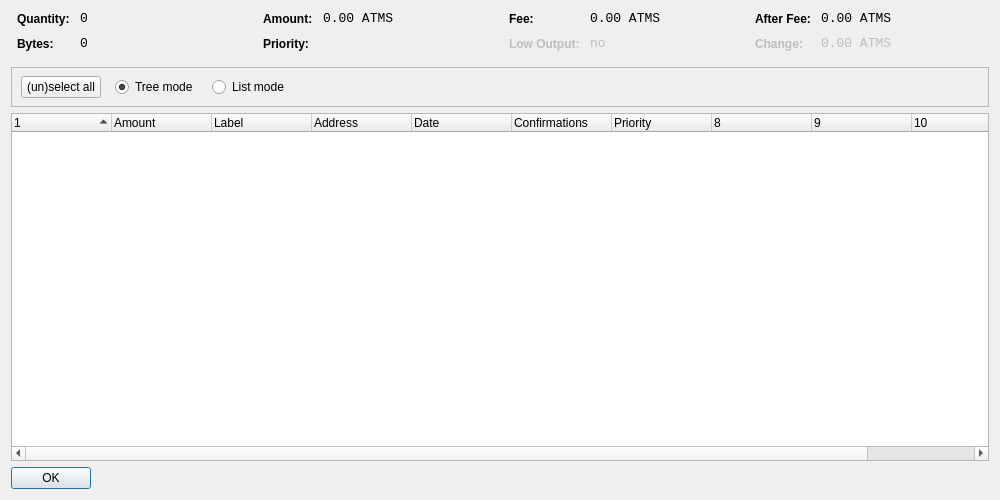
<?xml version="1.0" encoding="UTF-8"?>
<ui version="4.0">
 <class>CoinControlDialog</class>
 <widget class="QDialog" name="CoinControlDialog">
  <property name="geometry">
   <rect>
    <x>0</x>
    <y>0</y>
    <width>1000</width>
    <height>500</height>
   </rect>
  </property>
  <property name="windowTitle">
   <string>Coin Control</string>
  </property>
  <layout class="QVBoxLayout" name="verticalLayout">
   <item>
    <layout class="QHBoxLayout" name="horizontalLayoutTop" stretch="0,0,0,0">
     <property name="topMargin">
      <number>0</number>
     </property>
     <property name="bottomMargin">
      <number>10</number>
     </property>
     <item>
      <layout class="QFormLayout" name="formLayoutCoinControl1">
       <property name="horizontalSpacing">
        <number>10</number>
       </property>
       <property name="verticalSpacing">
        <number>10</number>
       </property>
       <property name="leftMargin">
        <number>6</number>
       </property>
       <property name="rightMargin">
        <number>6</number>
       </property>
       <item row="0" column="0">
        <widget class="QLabel" name="labelCoinControlQuantityText">
         <property name="styleSheet">
          <string notr="true">font-weight:bold;</string>
         </property>
         <property name="text">
          <string>Quantity:</string>
         </property>
        </widget>
       </item>
       <item row="0" column="1">
        <widget class="QLabel" name="labelCoinControlQuantity">
         <property name="font">
          <font>
           <family>Monospace</family>
           <pointsize>10</pointsize>
          </font>
         </property>
         <property name="cursor">
          <cursorShape>IBeamCursor</cursorShape>
         </property>
         <property name="contextMenuPolicy">
          <enum>Qt::ActionsContextMenu</enum>
         </property>
         <property name="text">
          <string notr="true">0</string>
         </property>
         <property name="textInteractionFlags">
          <set>Qt::LinksAccessibleByMouse|Qt::TextSelectableByKeyboard|Qt::TextSelectableByMouse</set>
         </property>
        </widget>
       </item>
       <item row="1" column="0">
        <widget class="QLabel" name="labelCoinControlBytesText">
         <property name="styleSheet">
          <string notr="true">font-weight:bold;</string>
         </property>
         <property name="text">
          <string>Bytes:</string>
         </property>
        </widget>
       </item>
       <item row="1" column="1">
        <widget class="QLabel" name="labelCoinControlBytes">
         <property name="font">
          <font>
           <family>Monospace</family>
           <pointsize>10</pointsize>
          </font>
         </property>
         <property name="cursor">
          <cursorShape>IBeamCursor</cursorShape>
         </property>
         <property name="contextMenuPolicy">
          <enum>Qt::ActionsContextMenu</enum>
         </property>
         <property name="text">
          <string notr="true">0</string>
         </property>
         <property name="textInteractionFlags">
          <set>Qt::LinksAccessibleByMouse|Qt::TextSelectableByKeyboard|Qt::TextSelectableByMouse</set>
         </property>
        </widget>
       </item>
      </layout>
     </item>
     <item>
      <layout class="QFormLayout" name="formLayoutCoinControl2">
       <property name="horizontalSpacing">
        <number>10</number>
       </property>
       <property name="verticalSpacing">
        <number>10</number>
       </property>
       <property name="leftMargin">
        <number>6</number>
       </property>
       <property name="rightMargin">
        <number>6</number>
       </property>
       <item row="0" column="0">
        <widget class="QLabel" name="labelCoinControlAmountText">
         <property name="styleSheet">
          <string notr="true">font-weight:bold;</string>
         </property>
         <property name="text">
          <string>Amount:</string>
         </property>
        </widget>
       </item>
       <item row="0" column="1">
        <widget class="QLabel" name="labelCoinControlAmount">
         <property name="font">
          <font>
           <family>Monospace</family>
           <pointsize>10</pointsize>
          </font>
         </property>
         <property name="cursor">
          <cursorShape>IBeamCursor</cursorShape>
         </property>
         <property name="contextMenuPolicy">
          <enum>Qt::ActionsContextMenu</enum>
         </property>
         <property name="text">
          <string notr="true">0.00 ATMS</string>
         </property>
         <property name="textInteractionFlags">
          <set>Qt::LinksAccessibleByMouse|Qt::TextSelectableByKeyboard|Qt::TextSelectableByMouse</set>
         </property>
        </widget>
       </item>
       <item row="1" column="0">
        <widget class="QLabel" name="labelCoinControlPriorityText">
         <property name="styleSheet">
          <string notr="true">font-weight:bold;</string>
         </property>
         <property name="text">
          <string>Priority:</string>
         </property>
        </widget>
       </item>
       <item row="1" column="1">
        <widget class="QLabel" name="labelCoinControlPriority">
         <property name="font">
          <font>
           <family>Monospace</family>
           <pointsize>10</pointsize>
          </font>
         </property>
         <property name="cursor">
          <cursorShape>IBeamCursor</cursorShape>
         </property>
         <property name="contextMenuPolicy">
          <enum>Qt::ActionsContextMenu</enum>
         </property>
         <property name="text">
          <string/>
         </property>
         <property name="textInteractionFlags">
          <set>Qt::LinksAccessibleByMouse|Qt::TextSelectableByKeyboard|Qt::TextSelectableByMouse</set>
         </property>
        </widget>
       </item>
      </layout>
     </item>
     <item>
      <layout class="QFormLayout" name="formLayoutCoinControl3">
       <property name="horizontalSpacing">
        <number>10</number>
       </property>
       <property name="verticalSpacing">
        <number>10</number>
       </property>
       <property name="leftMargin">
        <number>6</number>
       </property>
       <property name="rightMargin">
        <number>6</number>
       </property>
       <item row="0" column="0">
        <widget class="QLabel" name="labelCoinControlFeeText">
         <property name="styleSheet">
          <string notr="true">font-weight:bold;</string>
         </property>
         <property name="text">
          <string>Fee:</string>
         </property>
        </widget>
       </item>
       <item row="0" column="1">
        <widget class="QLabel" name="labelCoinControlFee">
         <property name="font">
          <font>
           <family>Monospace</family>
           <pointsize>10</pointsize>
          </font>
         </property>
         <property name="cursor">
          <cursorShape>IBeamCursor</cursorShape>
         </property>
         <property name="contextMenuPolicy">
          <enum>Qt::ActionsContextMenu</enum>
         </property>
         <property name="text">
          <string notr="true">0.00 ATMS</string>
         </property>
         <property name="textInteractionFlags">
          <set>Qt::LinksAccessibleByMouse|Qt::TextSelectableByKeyboard|Qt::TextSelectableByMouse</set>
         </property>
        </widget>
       </item>
       <item row="1" column="0">
        <widget class="QLabel" name="labelCoinControlLowOutputText">
         <property name="enabled">
          <bool>false</bool>
         </property>
         <property name="styleSheet">
          <string notr="true">font-weight:bold;</string>
         </property>
         <property name="text">
          <string>Low Output:</string>
         </property>
        </widget>
       </item>
       <item row="1" column="1">
        <widget class="QLabel" name="labelCoinControlLowOutput">
         <property name="enabled">
          <bool>false</bool>
         </property>
         <property name="font">
          <font>
           <family>Monospace</family>
           <pointsize>10</pointsize>
          </font>
         </property>
         <property name="cursor">
          <cursorShape>IBeamCursor</cursorShape>
         </property>
         <property name="contextMenuPolicy">
          <enum>Qt::ActionsContextMenu</enum>
         </property>
         <property name="text">
          <string notr="true">no</string>
         </property>
         <property name="textInteractionFlags">
          <set>Qt::LinksAccessibleByMouse|Qt::TextSelectableByKeyboard|Qt::TextSelectableByMouse</set>
         </property>
        </widget>
       </item>
      </layout>
     </item>
     <item>
      <layout class="QFormLayout" name="formLayoutCoinControl4">
       <property name="horizontalSpacing">
        <number>10</number>
       </property>
       <property name="verticalSpacing">
        <number>10</number>
       </property>
       <property name="leftMargin">
        <number>6</number>
       </property>
       <property name="rightMargin">
        <number>6</number>
       </property>
       <item row="0" column="0">
        <widget class="QLabel" name="labelCoinControlAfterFeeText">
         <property name="styleSheet">
          <string notr="true">font-weight:bold;</string>
         </property>
         <property name="text">
          <string>After Fee:</string>
         </property>
        </widget>
       </item>
       <item row="0" column="1">
        <widget class="QLabel" name="labelCoinControlAfterFee">
         <property name="font">
          <font>
           <family>Monospace</family>
           <pointsize>10</pointsize>
          </font>
         </property>
         <property name="cursor">
          <cursorShape>IBeamCursor</cursorShape>
         </property>
         <property name="contextMenuPolicy">
          <enum>Qt::ActionsContextMenu</enum>
         </property>
         <property name="text">
          <string notr="true">0.00 ATMS</string>
         </property>
         <property name="textInteractionFlags">
          <set>Qt::LinksAccessibleByMouse|Qt::TextSelectableByKeyboard|Qt::TextSelectableByMouse</set>
         </property>
        </widget>
       </item>
       <item row="1" column="0">
        <widget class="QLabel" name="labelCoinControlChangeText">
         <property name="enabled">
          <bool>false</bool>
         </property>
         <property name="styleSheet">
          <string notr="true">font-weight:bold;</string>
         </property>
         <property name="text">
          <string>Change:</string>
         </property>
        </widget>
       </item>
       <item row="1" column="1">
        <widget class="QLabel" name="labelCoinControlChange">
         <property name="enabled">
          <bool>false</bool>
         </property>
         <property name="font">
          <font>
           <family>Monospace</family>
           <pointsize>10</pointsize>
          </font>
         </property>
         <property name="cursor">
          <cursorShape>IBeamCursor</cursorShape>
         </property>
         <property name="contextMenuPolicy">
          <enum>Qt::ActionsContextMenu</enum>
         </property>
         <property name="text">
          <string notr="true">0.00 ATMS</string>
         </property>
         <property name="textInteractionFlags">
          <set>Qt::LinksAccessibleByMouse|Qt::TextSelectableByKeyboard|Qt::TextSelectableByMouse</set>
         </property>
        </widget>
       </item>
      </layout>
     </item>
    </layout>
   </item>
   <item>
    <widget class="QFrame" name="frame">
     <property name="minimumSize">
      <size>
       <width>0</width>
       <height>40</height>
      </size>
     </property>
     <property name="frameShape">
      <enum>QFrame::StyledPanel</enum>
     </property>
     <property name="frameShadow">
      <enum>QFrame::Sunken</enum>
     </property>
     <widget class="QWidget" name="horizontalLayoutWidget">
      <property name="geometry">
       <rect>
        <x>10</x>
        <y>0</y>
        <width>781</width>
        <height>41</height>
       </rect>
      </property>
      <layout class="QHBoxLayout" name="horizontalLayoutPanel" stretch="0,0,0,0,0">
       <property name="spacing">
        <number>14</number>
       </property>
       <item>
        <widget class="QPushButton" name="pushButtonSelectAll">
         <property name="sizePolicy">
          <sizepolicy hsizetype="Maximum" vsizetype="Fixed">
           <horstretch>0</horstretch>
           <verstretch>0</verstretch>
          </sizepolicy>
         </property>
         <property name="text">
          <string>(un)select all</string>
         </property>
        </widget>
       </item>
       <item>
        <widget class="QRadioButton" name="radioTreeMode">
         <property name="sizePolicy">
          <sizepolicy hsizetype="Maximum" vsizetype="Fixed">
           <horstretch>0</horstretch>
           <verstretch>0</verstretch>
          </sizepolicy>
         </property>
         <property name="text">
          <string>Tree mode</string>
         </property>
         <property name="checked">
          <bool>true</bool>
         </property>
        </widget>
       </item>
       <item>
        <widget class="QRadioButton" name="radioListMode">
         <property name="sizePolicy">
          <sizepolicy hsizetype="Maximum" vsizetype="Fixed">
           <horstretch>0</horstretch>
           <verstretch>0</verstretch>
          </sizepolicy>
         </property>
         <property name="text">
          <string>List mode</string>
         </property>
        </widget>
       </item>
       <item>
        <spacer name="horizontalSpacer">
         <property name="orientation">
          <enum>Qt::Horizontal</enum>
         </property>
         <property name="sizeHint" stdset="0">
          <size>
           <width>40</width>
           <height>20</height>
          </size>
         </property>
        </spacer>
       </item>
      </layout>
     </widget>
    </widget>
   </item>
   <item>
    <widget class="CoinControlTreeWidget" name="treeWidget">
     <property name="contextMenuPolicy">
      <enum>Qt::CustomContextMenu</enum>
     </property>
     <property name="sortingEnabled">
      <bool>false</bool>
     </property>
     <property name="columnCount">
      <number>11</number>
     </property>
     <attribute name="headerShowSortIndicator" stdset="0">
      <bool>true</bool>
     </attribute>
     <attribute name="headerStretchLastSection">
      <bool>false</bool>
     </attribute>
     <column>
      <property name="text">
       <string/>
      </property>
     </column>
     <column>
      <property name="text">
       <string>Amount</string>
      </property>
     </column>
     <column>
      <property name="text">
       <string>Label</string>
      </property>
     </column>
     <column>
      <property name="text">
       <string>Address</string>
      </property>
     </column>
     <column>
      <property name="text">
       <string>Date</string>
      </property>
     </column>
     <column>
      <property name="text">
       <string>Confirmations</string>
      </property>
      <property name="toolTip">
       <string>Confirmed</string>
      </property>
     </column>
     <column>
      <property name="text">
       <string>Priority</string>
      </property>
     </column>
     <column>
      <property name="text">
       <string/>
      </property>
     </column>
     <column>
      <property name="text">
       <string/>
      </property>
     </column>
     <column>
      <property name="text">
       <string/>
      </property>
     </column>
     <column>
      <property name="text">
       <string/>
      </property>
     </column>
    </widget>
   </item>
   <item>
    <widget class="QDialogButtonBox" name="buttonBox">
     <property name="sizePolicy">
      <sizepolicy hsizetype="Maximum" vsizetype="Fixed">
       <horstretch>0</horstretch>
       <verstretch>0</verstretch>
      </sizepolicy>
     </property>
     <property name="orientation">
      <enum>Qt::Horizontal</enum>
     </property>
     <property name="standardButtons">
      <set>QDialogButtonBox::Ok</set>
     </property>
    </widget>
   </item>
  </layout>
 </widget>
 <customwidgets>
  <customwidget>
   <class>CoinControlTreeWidget</class>
   <extends>QTreeWidget</extends>
   <header>coincontroltreewidget.h</header>
  </customwidget>
 </customwidgets>
 <resources/>
 <connections/>
</ui>
